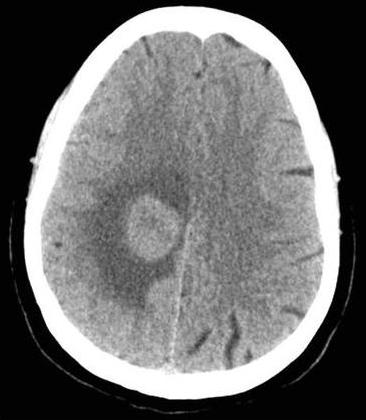
%> input picture Extras/cropped.jpg, 366 x 420 px
$ octave LAB2.m   (GNU Octave 9; MATLAB toolbox functions it lacks are replaced by stand-ins)
%> lines starting %> are read from the running program, lines starting %| are printed output that depends on the picture; in (x1, y1, x2, y2) boxes, pixels count from 0 and x2, y2 are one past the last pixel; in counts of white or black regions, pixels touching at a corner belong together; the program's own positions count from 1
clc; close all; clear all; warning off;

c=imread('cropped.jpg');
%> c is the input picture: size 420x366x3 uint8; min 0, max 255, mean 110.1
bi=im2bw(c);
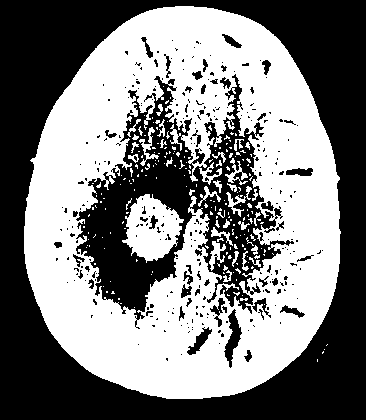
%> bi: size 420x366 logical; 49.6% white; 219 white regions (183 under 20 px), largest, box (x1, y1, x2, y2) and area: (24, 6, 341, 399) 70407, (122, 194, 184, 263) 2521, (139, 127, 159, 166) 215

canny=edge(bi,'canny');
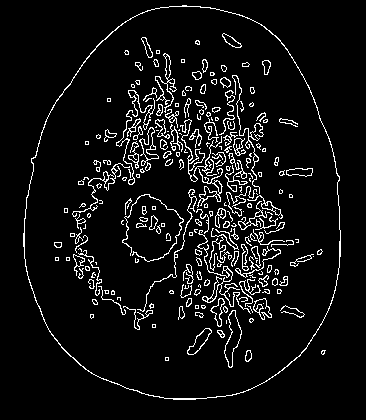
%> canny: size 420x366 logical; 6.8% white in thin lines or dots, all inside (x1, y1, x2, y2) = (23, 5, 341, 400)
log=edge(bi,'log');
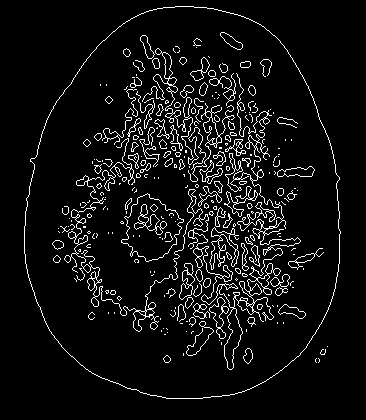
%> log: size 420x366 logical; 6.5% white in thin lines or dots, all inside (x1, y1, x2, y2) = (24, 6, 341, 399)
log0=edge(bi,'log',0);
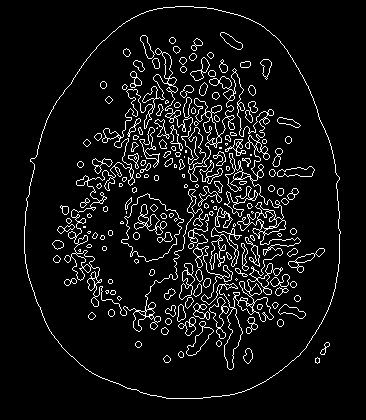
%> log0: size 420x366 logical; 7.1% white in thin lines or dots, all inside (x1, y1, x2, y2) = (24, 6, 341, 399)
imshow(log0);
prewitt=edge(bi,'prewitt');
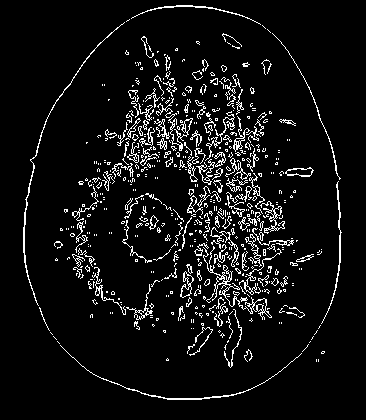
%> prewitt: size 420x366 logical; 7% white in thin lines or dots, all inside (x1, y1, x2, y2) = (23, 5, 342, 400)
roberts=edge(bi,'roberts');
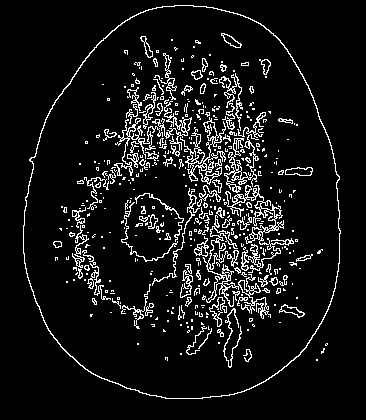
%> roberts: size 420x366 logical; 8.4% white in thin lines or dots, all inside (x1, y1, x2, y2) = (23, 5, 341, 399)
sobel=edge(bi,'sobel');
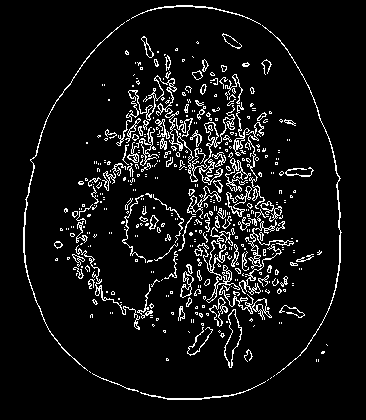
%> sobel: size 420x366 logical; 7.5% white in thin lines or dots, all inside (x1, y1, x2, y2) = (23, 5, 342, 400)
zerocross=edge(bi,'zerocross');

imwrite(c,'Original.jpg');
imwrite(bi,'Binary.jpg');
imwrite(canny,'Canny Edge Detection.jpg');
imwrite(log,'Log Edge Detection.jpg');

imwrite(prewitt,'Prewitt Edge Detection.jpg');
imwrite(roberts,'Roberts Edge Detection.jpg');
imwrite(sobel,'Sobel Edge Detection.jpg');
imwrite(zerocross,'Zerocross Edge Detection.jpg');
